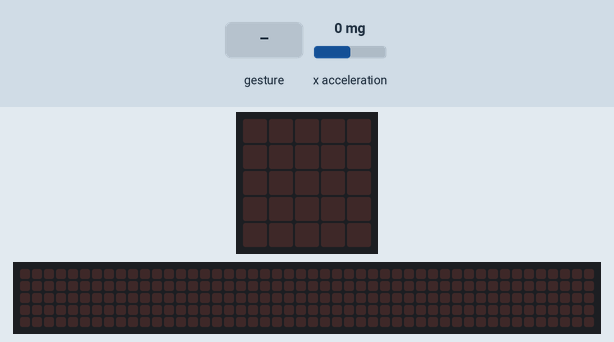
This program was run on a simulated BBC micro:bit (MakeCode). Parts: the board's 5×5 LED display, a strip that is not on the board, showing the scrolling text unrolled. The inputs (shaded band) are chosen by the test bench; at power-on: x acceleration 0 mg. A tilt is held for 1.5 s and a shake lasts 1 s, then the board lies face up again; the 48×5 strip is a reading aid, not a part: it shows the text the display is scrolling, unrolled, one strip-width of it at a time.

Above: at 1.2 s.
1.3 s: gesture 'shake'
At 1.87 s:
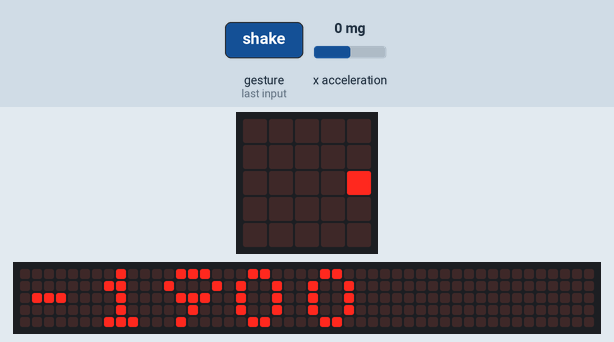
At 6.67 s:
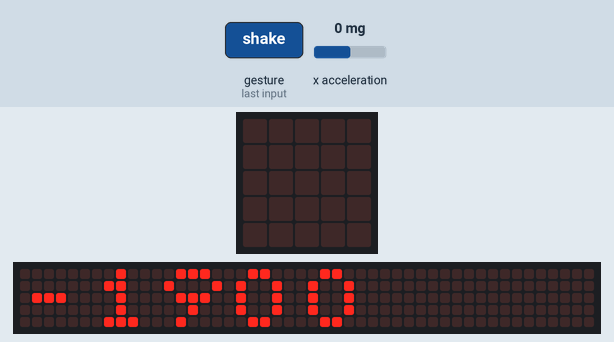
Timing chart, 0 to 8.2 s (numbered marks = the images above; inputs shaded):
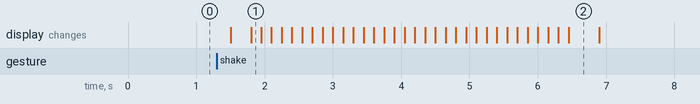

Measured:
- after the input at 1.3 s, the display: first changes after 0.20 s (image 1 shows a later state)
- what the display in image 2 shows lasts 0.4 s, from 6.5 s to 6.9 s

The program:

Ex6.py
```python
# la scuturat placa -> un cantec suna
# cand apasa A si B simultan alarma se opreste
def on_gesture_shake():
    accel = input.acceleration(Dimension.X)
    basic.show_number(accel)
    music.play_melody("", 120)
input.on_gesture(Gesture.SHAKE, on_gesture_shake)
def stopAlarm():
    while True:
        if input.button_is_pressed(Button.A) and input.button_is_pressed(Button.B):
            music.stop_all_sounds()
```
